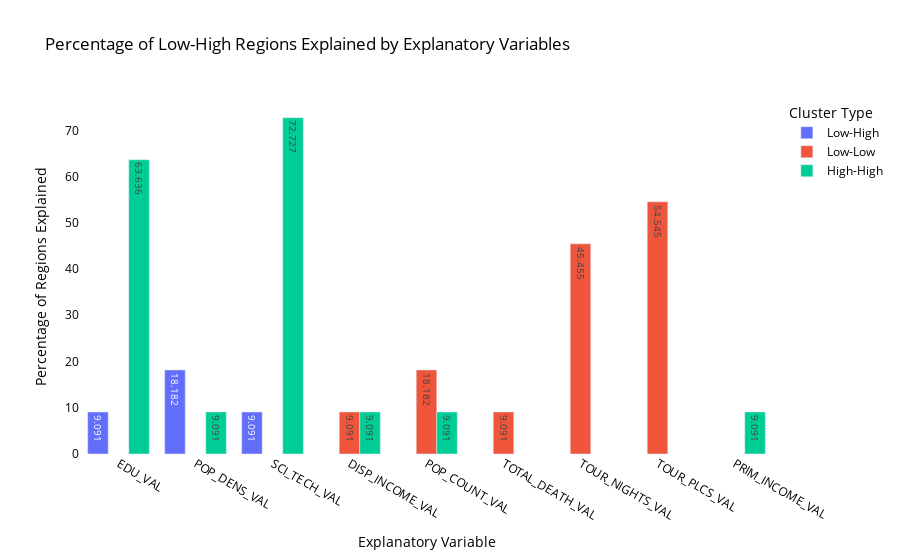

This figure's notebook cell:
### Markdown cell above
#### Low-High regions

### Code cell
gdp_outlier_type = 'Low-High'
create_interactive_bar_graph(LH_regions_GDP, exp_dict_list, spatial_cluster_list, gdp_outlier_type)
# Important to remember that the total number of LH regions is on the higher side at 40 (compared to HL)

### Figure 1 — Plotly figure (JSON) as saved in the notebook; plotly's stock layout.template omitted (floating-point values rounded to 4 significant figures)
{"data": [{"alignmentgroup": "True", "hovertemplate": "Cluster Type=Low-High<br>Explanatory Variable=%{x}<br>Percentage of Regions=%{text}<extra></extra>", "legendgroup": "Low-High", "marker": {"color": "#636efa", "pattern": {"shape": ""}}, "name": "Low-High", "offsetgroup": "Low-High", "orientation": "v", "showlegend": true, "text": [9.091, 18.18, 9.091], "textposition": "auto", "x": ["EDU_VAL", "POP_DENS_VAL", "SCI_TECH_VAL"], "xaxis": "x", "y": [9.091, 18.18, 9.091], "yaxis": "y", "type": "bar"}, {"alignmentgroup": "True", "hovertemplate": "Cluster Type=Low-Low<br>Explanatory Variable=%{x}<br>Percentage of Regions=%{text}<extra></extra>", "legendgroup": "Low-Low", "marker": {"color": "#EF553B", "pattern": {"shape": ""}}, "name": "Low-Low", "offsetgroup": "Low-Low", "orientation": "v", "showlegend": true, "text": [9.091, 18.18, 9.091, 45.45, 54.55], "textposition": "auto", "x": ["DISP_INCOME_VAL", "POP_COUNT_VAL", "TOTAL_DEATH_VAL", "TOUR_NIGHTS_VAL", "TOUR_PLCS_VAL"], "xaxis": "x", "y": [9.091, 18.18, 9.091, 45.45, 54.55], "yaxis": "y", "type": "bar"}, {"alignmentgroup": "True", "hovertemplate": "Cluster Type=High-High<br>Explanatory Variable=%{x}<br>Percentage of Regions=%{text}<extra></extra>", "legendgroup": "High-High", "marker": {"color": "#00cc96", "pattern": {"shape": ""}}, "name": "High-High", "offsetgroup": "High-High", "orientation": "v", "showlegend": true, "text": [9.091, 63.64, 9.091, 9.091, 9.091, 72.73], "textposition": "auto", "x": ["DISP_INCOME_VAL", "EDU_VAL", "POP_COUNT_VAL", "POP_DENS_VAL", "PRIM_INCOME_VAL", "SCI_TECH_VAL"], "xaxis": "x", "y": [9.091, 63.64, 9.091, 9.091, 9.091, 72.73], "yaxis": "y", "type": "bar"}], "layout": {"xaxis": {"anchor": "y", "domain": [0.0, 1.0], "title": {"text": "Explanatory Variable"}}, "yaxis": {"anchor": "x", "domain": [0.0, 1.0], "title": {"text": "Percentage of Regions Explained"}}, "legend": {"title": {"text": "Cluster Type"}, "tracegroupgap": 0}, "title": {"text": "Percentage of Low-High Regions Explained by Explanatory Variables"}, "barmode": "group", "uniformtext": {"minsize": 8, "mode": "hide"}, "font": {"color": "black"}, "plot_bgcolor": "white", "paper_bgcolor": "white"}}
